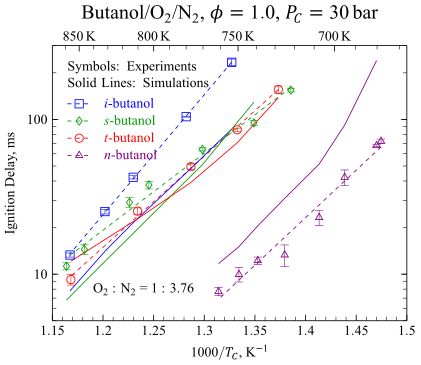

Generate this figure with gnuplot:
reset
set term postscript enhanced eps font "Times,18" color size 9cm,7cm dl 2.0
set output "buoh-30sim.eps"
set yrange[5:300]
set logscale y
set xrange [1.14:1.50]
set xlabel "1000/{/Times-Italic T_{/*0.75 C}}, 1/K"
set ylabel "Ignition Delay, ms" offset 2
set title "{/=24 Butanol/O_{2}/N_{2}, {/Times-Italic P_{/*0.75 C}}=30 bar, {/Symbol f}=1.0}" offset 0,-0.75
set key at 1.16,170 Left reverse width -11 height 0.25 spacing 1.1 tc variable font ",14" samplen 0.5
set mxtics
set mx2tics 5
set xtics scale 1.25,0.75 nomirror

inv2k(x) = 1000./x
set x2tics ("" inv2k(600)) scale 1.25,0.75
do for [temp=650:900:50] {
t = sprintf("%g K",temp)
set x2tics add (t inv2k(temp))
set x2tics add ("" inv2k(temp+10) 1)
set x2tics add ("" inv2k(temp+20) 1)
set x2tics add ("" inv2k(temp+30) 1)
set x2tics add ("" inv2k(temp+40) 1)
}

set ytics scale 1.25,0.75
set bmargin 3.5

set label at 1.19,8 "{/=16 O_{2} : N_{2} = 1 : 3.76}"
set label at 1.16,240 "{/=14 Points: Experiments}\n{/=14 Solid Lines: Simulations}"

fs(x) = As + Eas*x
fit fs(x) 'buoh-30sim.txt' i 0 u 1:(log($2)) via As,Eas
fi(x) = Ai + Eai*x
fit fi(x) 'buoh-30sim.txt' i 1 u 1:(log($2)) via Ai,Eai
fn(x) = An + Ean*x
fit fn(x) 'buoh-30sim.txt' i 2 u 1:(log($2)) via An,Ean
ft(x) = At + Eat*x
fit ft(x) 'buoh-30sim.txt' i 3 u 1:(log($2)) via At,Eat

plot "buoh-30sim.txt" i 3 u 1:2:3 w errorbars lt 1 lc rgb "#FF0000" pt 06 ps 1.5 notitle,\
     "buoh-30sim.txt" i 3 u 1:2 w points lc rgb "#FF0000" pt 06 ps 1.5 title "{/Times-Italic t}-Butanol",\
     "buoh-30sim.txt" i 3 u 1:4 w lines lw 1.5 lc rgb "#FF0000" lt 1 notitle,\
     "buoh-30sim.txt" i 1 u 1:2:3 w errorbars lt 1 lc rgb "#0000FF" pt 04 ps 1.5 notitle,\
     "buoh-30sim.txt" i 1 u 1:2 w points lc rgb "#0000FF" pt 04 ps 1.5 title "{/Times-Italic i}-Butanol",\
     "buoh-30sim.txt" i 1 u 1:4 w lines lw 1.5 lc rgb "#0000FF" lt 1 notitle,\
     "buoh-30sim.txt" i 0 u 1:2:3 w errorbars lt 1 lc rgb "#006400" pt 12 ps 1.5 notitle,\
     "buoh-30sim.txt" i 0 u 1:2 w points lc rgb "#006400" pt 12 ps 1.5 title "{/Times-Italic s}-Butanol",\
     "buoh-30sim.txt" i 0 u 1:4 w lines lw 1.5 lc rgb "#006400" lt 1 notitle,\
     "buoh-30sim.txt" i 2 u 1:2:3 w errorbars lt 1 lc rgb "#FF00FF" pt 8 ps 1.5 notitle,\
     "buoh-30sim.txt" i 2 u 1:2 w points lc rgb "#FF00FF" pt 8 ps 1.5 title "{/Times-Italic n}-Butanol",\
     "buoh-30sim.txt" i 2 u 1:4 w lines lw 1.5 lc rgb "#FF00FF" lt 1 notitle,\
     (1.1639 < x && x< 1.3855) ? exp(fs(x)):1/0 w lines lt 2 lw 1.5 lc rgb "#006400" notitle,\
     (1.1674 < x && x< 1.3271) ? exp(fi(x)):1/0 w lines lt 2 lw 1.5 lc rgb "#0000FF" notitle,\
     (1.3141 < x && x< 1.4745) ? exp(fn(x)):1/0 w lines lt 2 lw 1.5 lc rgb "#FF00FF" notitle,\
     (1.1683 < x && x< 1.3731) ? exp(ft(x)):1/0 w lines lt 2 lw 1.5 lc rgb "#FF0000" notitle
set output
